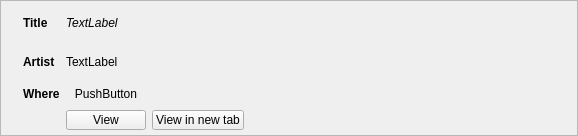
<?xml version="1.0" encoding="UTF-8"?>
<ui version="4.0">
 <class>MiniSonglyrics</class>
 <widget class="QFrame" name="MiniSonglyrics">
  <property name="geometry">
   <rect>
    <x>0</x>
    <y>0</y>
    <width>578</width>
    <height>136</height>
   </rect>
  </property>
  <property name="windowTitle">
   <string>Form</string>
  </property>
  <property name="frameShape">
   <enum>QFrame::StyledPanel</enum>
  </property>
  <property name="frameShadow">
   <enum>QFrame::Raised</enum>
  </property>
  <layout class="QHBoxLayout" name="horizontalLayout">
   <property name="leftMargin">
    <number>9</number>
   </property>
   <property name="topMargin">
    <number>5</number>
   </property>
   <property name="bottomMargin">
    <number>5</number>
   </property>
   <item>
    <widget class="QLabel" name="imageLabel">
     <property name="sizePolicy">
      <sizepolicy hsizetype="Minimum" vsizetype="Preferred">
       <horstretch>0</horstretch>
       <verstretch>0</verstretch>
      </sizepolicy>
     </property>
     <property name="text">
      <string/>
     </property>
    </widget>
   </item>
   <item>
    <layout class="QGridLayout" name="gridLayout">
     <item row="1" column="1">
      <widget class="QLabel" name="artistLabel">
       <property name="text">
        <string>TextLabel</string>
       </property>
       <property name="wordWrap">
        <bool>true</bool>
       </property>
      </widget>
     </item>
     <item row="0" column="1">
      <widget class="QLabel" name="titleLabel">
       <property name="sizePolicy">
        <sizepolicy hsizetype="MinimumExpanding" vsizetype="Preferred">
         <horstretch>0</horstretch>
         <verstretch>0</verstretch>
        </sizepolicy>
       </property>
       <property name="font">
        <font>
         <weight>50</weight>
         <italic>true</italic>
         <bold>false</bold>
        </font>
       </property>
       <property name="text">
        <string>TextLabel</string>
       </property>
       <property name="wordWrap">
        <bool>true</bool>
       </property>
      </widget>
     </item>
     <item row="1" column="0">
      <widget class="QLabel" name="label_8">
       <property name="font">
        <font>
         <weight>75</weight>
         <bold>true</bold>
        </font>
       </property>
       <property name="text">
        <string>Artist</string>
       </property>
      </widget>
     </item>
     <item row="2" column="0">
      <widget class="QLabel" name="label">
       <property name="font">
        <font>
         <weight>75</weight>
         <bold>true</bold>
        </font>
       </property>
       <property name="text">
        <string>Where</string>
       </property>
      </widget>
     </item>
     <item row="0" column="0">
      <widget class="QLabel" name="label_5">
       <property name="font">
        <font>
         <weight>75</weight>
         <bold>true</bold>
        </font>
       </property>
       <property name="text">
        <string>Title</string>
       </property>
      </widget>
     </item>
     <item row="3" column="1">
      <layout class="QHBoxLayout" name="horizontalLayout_2">
       <item>
        <widget class="QPushButton" name="viewButton">
         <property name="maximumSize">
          <size>
           <width>120</width>
           <height>20</height>
          </size>
         </property>
         <property name="text">
          <string>View</string>
         </property>
        </widget>
       </item>
       <item>
        <widget class="QPushButton" name="newTabButton">
         <property name="maximumSize">
          <size>
           <width>120</width>
           <height>20</height>
          </size>
         </property>
         <property name="text">
          <string>View in new tab</string>
         </property>
        </widget>
       </item>
       <item>
        <spacer name="horizontalSpacer">
         <property name="orientation">
          <enum>Qt::Horizontal</enum>
         </property>
         <property name="sizeHint" stdset="0">
          <size>
           <width>40</width>
           <height>20</height>
          </size>
         </property>
        </spacer>
       </item>
      </layout>
     </item>
     <item row="2" column="1">
      <layout class="QHBoxLayout" name="horizontalLayout_3">
       <item>
        <widget class="QPushButton" name="backendButton">
         <property name="maximumSize">
          <size>
           <width>16777215</width>
           <height>20</height>
          </size>
         </property>
         <property name="text">
          <string>PushButton</string>
         </property>
         <property name="flat">
          <bool>true</bool>
         </property>
        </widget>
       </item>
       <item>
        <spacer name="horizontalSpacer_2">
         <property name="orientation">
          <enum>Qt::Horizontal</enum>
         </property>
         <property name="sizeHint" stdset="0">
          <size>
           <width>40</width>
           <height>20</height>
          </size>
         </property>
        </spacer>
       </item>
      </layout>
     </item>
    </layout>
   </item>
  </layout>
 </widget>
 <resources/>
 <connections/>
</ui>
